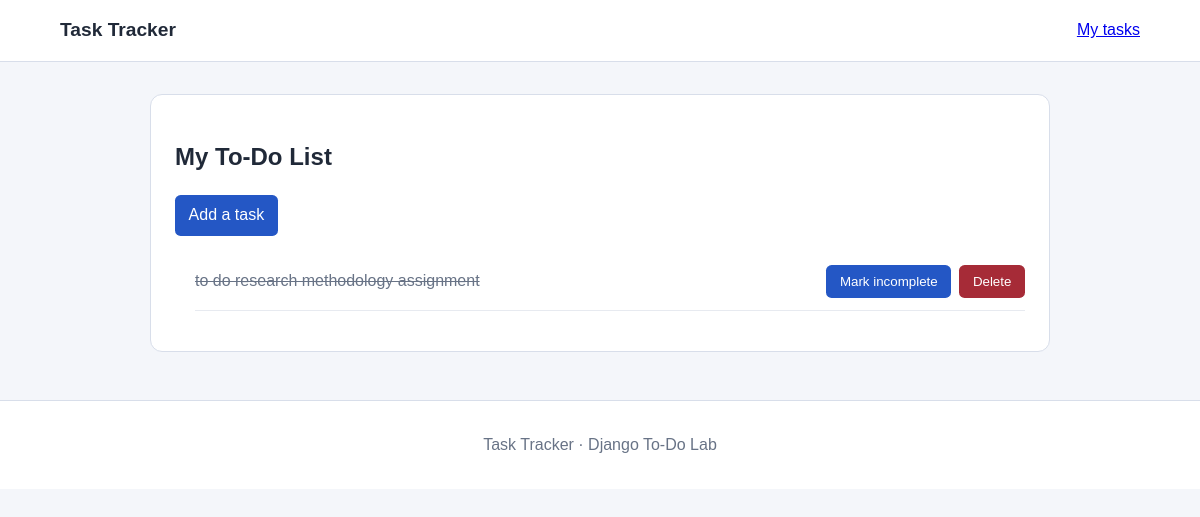
The page / on the database its author committed.
### todo/models.py (models this page shows, shortened)
class Task(models.Model):
    title = models.CharField(max_length=200)
    completed = models.BooleanField(default=False)
    created_at = models.DateTimeField(auto_now_add=True)

### todo/views.py (the view)
# urls.py: path('', views.task_list, name='task_list'),
def task_list(request):
    tasks = Task.objects.all().order_by('-created_at')
    return render(request, 'todo/task_list.html', {'tasks': tasks})

### todo/templates/todo/task_list.html (shortened to what this page needs)
{% extends 'todo/base.html' %}
{% block content %}
<section class="panel">
    <h1>My To-Do List</h1>
    <p><a class="button" href="{% url 'add_task' %}">Add a task</a></p>
    {% include 'todo/includes/task_list_items.html' %}
</section>
{% endblock %}

### todo/templates/todo/includes/task_list_items.html (shortened to what this page needs)
<ul class="task-list">
    {% for task in tasks %}
    <li class="task-item">
        <span class="{% if task.completed %}completed{% endif %}">{{ task.title }}</span>
        <div class="task-actions">
            <form method="post" action="{% url 'toggle_task' task.id %}">
                <button type="submit">{% if task.completed %}Mark incomplete{% else %}Mark complete{% endif %}</button>
            </form>
            <form method="post" action="{% url 'delete_task' task.id %}">
                <button class="danger" type="submit">Delete</button>
            </form>
        </div>
    </li>
    {% empty %}
    <li>No tasks yet. Add your first task.</li>
    {% endfor %}
</ul>

### todo/static/todo/css/style.css (style rules this page uses)
* { box-sizing: border-box; }
body { margin: 0; font-family: Arial, sans-serif; line-height: 1.5; color: #202938; background: #f4f6fa; }
.panel { padding: 1.5rem; background: #fff; border: 1px solid #d8deea; border-radius: .75rem; }
.completed { color: #687386; text-decoration: line-through; }
.task-list { padding-left: 1.25rem; }
.task-item { display: flex; align-items: center; justify-content: space-between; gap: 1rem; padding: .8rem 0; border-bottom: 1px solid #e7eaf0; }
.task-actions { display: flex; flex-wrap: wrap; gap: .5rem; }
.task-actions form { margin: 0; }
button, .button { display: inline-block; padding: .55rem .85rem; border: 0; border-radius: .35rem; background: #2457c5; color: white; text-decoration: none; cursor: pointer; }
button.danger { background: #a62b37; }

### rows shown on the page
Task: title "to do research methodology assignment", completed "Mark incomplete"
